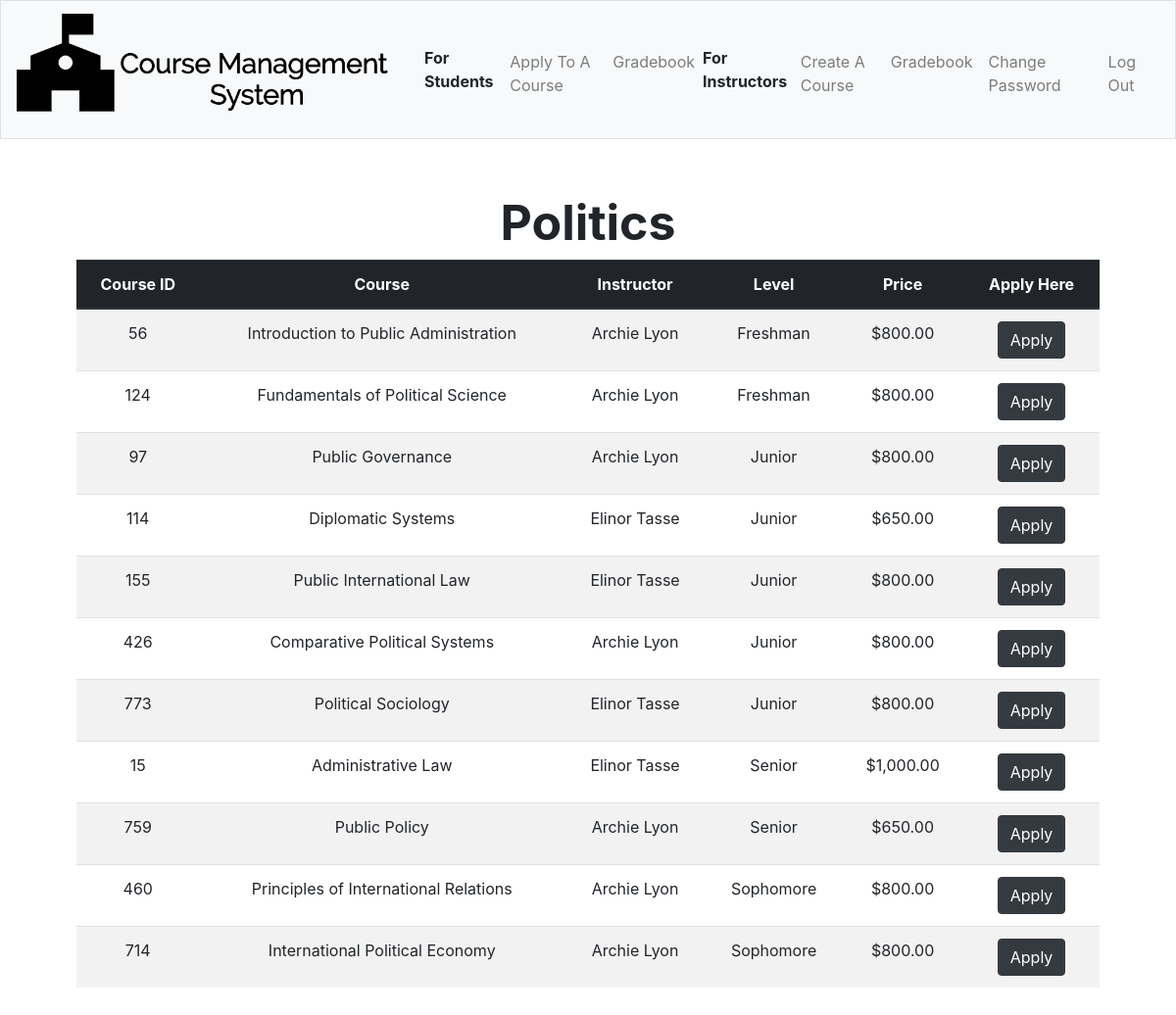
The page /politics (signed in) on the database its author committed.
### tables this page shows
CREATE TABLE 'courses' ('id' integer PRIMARY KEY NOT NULL, 'instructor' text, 'name' text, 'total' INTEGER, 'subject' text, 'price' integer DEFAULT 650, 'level' text);

### application.py (the view, shortened to what this page needs)
@app.route("/politics", methods=["GET", "POST"])
@login_required
def politics():
    if request.method =="GET":
        courses=db.execute("SELECT * FROM courses WHERE subject = 'Politics' ORDER BY courses.level, courses.id")
        return render_template("subjects/politics.html", courses=courses)

### application.py (called while the page is built)
@app.after_request
def after_request(response):
    response.headers["Cache-Control"] = "no-cache, no-store, must-revalidate"
    response.headers["Expires"] = 0
    response.headers["Pragma"] = "no-cache"
    return response

### helpers.py (called while the page is built)
def login_required(f):
    @wraps(f)
    def decorated_function(*args, **kwargs):
        if session.get("user_id") is None:
            return redirect("/login")
        return f(*args, **kwargs)
    return decorated_function

def usd(value):
    return f"${value:,.2f}"

### templates/subjects/politics.html (shortened to what this page needs)
{% extends "layout.html" %}
{% block main %}
<div style = "font-size: 50px; text-align:middle;"> <b>Politics</b></div>
<table class="table table-striped">
        <thead class="thead-dark">
            <tr>
                <th>Course ID</th>
                <th>Course</th>
                <th>Instructor</th>
                <th>Level</th>
                <th>Price</th>
                <th>Apply Here</th>
            </tr>
        </thead>
        <tbody>
 <tbody>
                {% for row in courses %}
                <tr>
                    <td>{{row["id"]}}</td>
                    <td>{{row["name"]}}</td>
                    <td>{{row["instructor"]}}</td>
                    <td>{{row["level"]}}</td>
                    <td>{{row["price"]|usd}}</td>
                    <form action="/politics" method="post">
                    <td><button class="btn btn-dark" name = "cid" type="submit" value = "{{row['id']}}">Apply</button></td>
                            </form>
                </tr>
                {% endfor %}
        </tbody>
    </table>
{% endblock %}

### rows shown on the page
courses: id "56", name "Introduction to Public Administration", instructor "Archie Lyon", level "Freshman", price "$800.00"
courses: id "124", name "Fundamentals of Political Science", instructor "Archie Lyon", level "Freshman", price "$800.00"
courses: id "97", name "Public Governance", instructor "Archie Lyon", level "Junior", price "$800.00"
courses: id "114", name "Diplomatic Systems", instructor "Elinor Tasse", level "Junior", price "$650.00"
courses: id "155", name "Public International Law", instructor "Elinor Tasse", level "Junior", price "$800.00"
courses: id "426", name "Comparative Political Systems", instructor "Archie Lyon", level "Junior", price "$800.00"
courses: id "773", name "Political Sociology", instructor "Elinor Tasse", level "Junior", price "$800.00"
courses: id "15", name "Administrative Law", instructor "Elinor Tasse", level "Senior", price "$1,000.00"
courses: id "759", name "Public Policy", instructor "Archie Lyon", level "Senior", price "$650.00"
courses: id "460", name "Principles of International Relations", instructor "Archie Lyon", level "Sophomore", price "$800.00"
courses: id "714", name "International Political Economy", instructor "Archie Lyon", level "Sophomore", price "$800.00"
